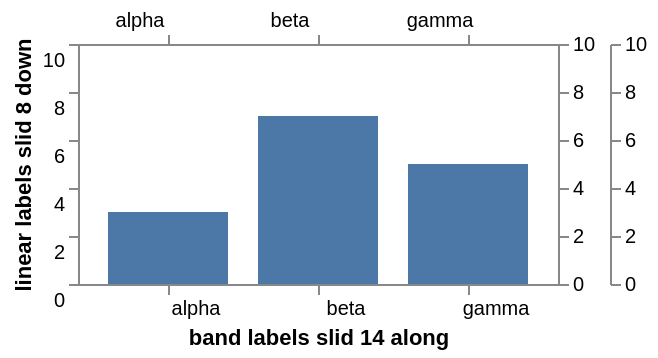

The specification (Vega-Lite) saved for this image:
### Vega specification from a JSON file in a GitHub repository (floating-point values rounded to 4 significant figures)
{"$schema": "https://vega.github.io/schema/vega/v6.json", "description": "labelOffset slides an axis label along the axis rather than away from it, which is what labelPadding does. A band axis keeps its centring and slides; a linear one just slides.", "width": 240, "height": 120, "padding": 5, "background": "white", "data": [{"name": "t", "values": [{"c": "alpha", "v": 3}, {"c": "beta", "v": 7}, {"c": "gamma", "v": 5}]}], "scales": [{"name": "x", "type": "band", "domain": {"data": "t", "field": "c"}, "range": "width", "padding": 0.2}, {"name": "y", "type": "linear", "domain": [0, 10], "range": "height"}], "axes": [{"orient": "bottom", "scale": "x", "labelOffset": 14, "labelPadding": 2, "title": "band labels slid 14 along"}, {"orient": "top", "scale": "x", "labelOffset": -14, "labelPadding": 2}, {"orient": "left", "scale": "y", "labelOffset": 8, "tickCount": 5, "title": "linear labels slid 8 down"}, {"orient": "right", "scale": "y", "tickCount": 5, "aria": false}, {"orient": "right", "scale": "y", "tickCount": 5, "offset": 26, "description": "the same values again"}], "marks": [{"type": "rect", "from": {"data": "t"}, "encode": {"enter": {"x": {"scale": "x", "field": "c"}, "width": {"scale": "x", "band": 1}, "y": {"scale": "y", "field": "v"}, "y2": {"scale": "y", "value": 0}, "fill": {"value": "#4c78a8"}}}}]}
